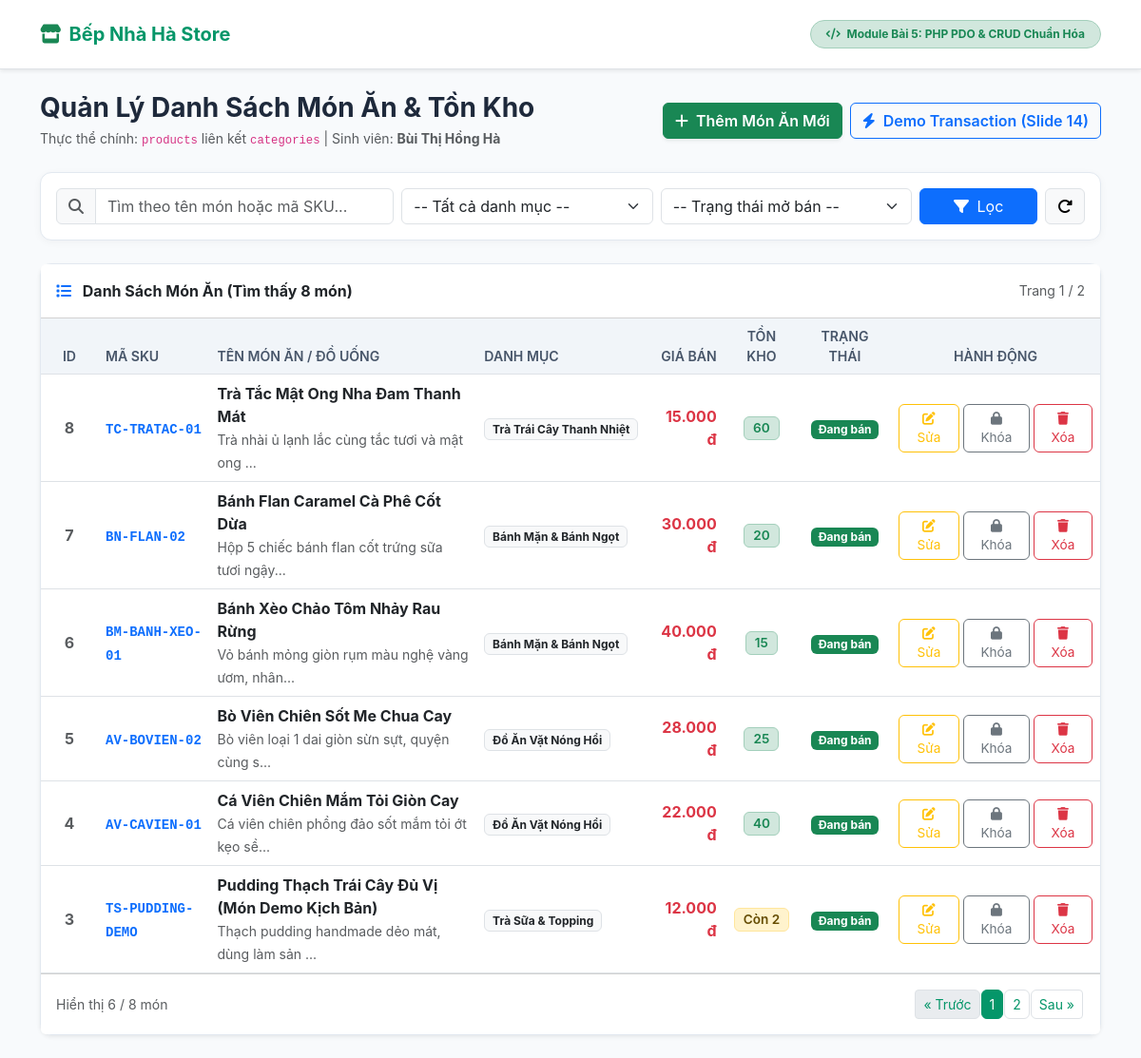
The page / on the database its author committed.
### tables this page shows
CREATE TABLE `products` (
    `id` INT AUTO_INCREMENT PRIMARY KEY,
    `category_id` INT NOT NULL COMMENT 'Thuộc danh mục',
    `product_code` VARCHAR(50) NOT NULL UNIQUE COMMENT 'Mã SKU quản lý',
    `name` VARCHAR(200) NOT NULL COMMENT 'Tên món ăn / đồ uống',
    `slug` VARCHAR(250) NOT NULL UNIQUE COMMENT 'Đường dẫn SEO',
    `description` TEXT NULL COMMENT 'Mô tả chi tiết',
    `original_price` DECIMAL(12,2) NOT NULL DEFAULT 0.00 COMMENT 'Giá gốc',
    `sale_price` DECIMAL(12,2) NOT NULL DEFAULT 0.00 COMMENT 'Giá bán khuyến mãi',
    `stock_quantity` INT NOT NULL DEFAULT 0 COMMENT 'Số lượng tồn kho khả dụng',
    `image_url` VARCHAR(255) NULL COMMENT 'Đường dẫn ảnh món',
    `is_published` TINYINT(1) NOT NULL DEFAULT 1 COMMENT '1: Mở bán, 0: Tạm khóa bán',
    `created_at` DATETIME NOT NULL DEFAULT CURRENT_TIMESTAMP,
    `updated_at` DATETIME NOT NULL DEFAULT CURRENT_TIMESTAMP ON UPDATE CURRENT_TIMESTAMP,
    CONSTRAINT `fk_products_categories` FOREIGN KEY (`category_id`) REFERENCES `categories` (`id`) ON DELETE RESTRICT ON UPDATE CASCADE,
    CONSTRAINT `chk_stock_positive` CHECK (`stock_quantity` >= 0),
    CONSTRAINT `chk_price_positive` CHECK (`sale_price` >= 0)
);

CREATE TABLE `categories` (
    `id` INT AUTO_INCREMENT PRIMARY KEY,
    `name` VARCHAR(120) NOT NULL COMMENT 'Tên danh mục món',
    `slug` VARCHAR(150) NOT NULL UNIQUE COMMENT 'Đường dẫn tĩnh phục vụ SEO',
    `description` TEXT NULL COMMENT 'Mô tả danh mục',
    `is_active` TINYINT(1) NOT NULL DEFAULT 1 COMMENT 'Trạng thái hiển thị',
    `display_order` INT NOT NULL DEFAULT 0 COMMENT 'Thứ tự ưu tiên hiển thị',
    `created_at` DATETIME NOT NULL DEFAULT CURRENT_TIMESTAMP
);

### index.php (called while the page is built)
<?php
require_once __DIR__ . '/controllers/ProductController.php';

### models/Product.php (called while the page is built, shortened)
<?php
function findActiveProducts(array $filters = [], int $page = 1, int $perPage = 6): array
{
    $pdo = getPDO();
    $page = max(1, $page);
    $offset = ($page - 1) * $perPage;
    $where = ['1=1'];
    $params = [];
    $whereSql = implode(' AND ', $where);
    $sql = "SELECT p.*, c.name AS category_name
            FROM `products` p
            LEFT JOIN `categories` c ON p.category_id = c.id
            WHERE $whereSql
            ORDER BY p.id DESC
            LIMIT :limit OFFSET :offset";
    $stmt = $pdo->prepare($sql);
    $stmt->bindValue(':limit', $perPage, PDO::PARAM_INT);
    $stmt->bindValue(':offset', $offset, PDO::PARAM_INT);
    $stmt->execute();
    return $stmt->fetchAll();
}
function countActiveProducts(array $filters = []): int
{
    $pdo = getPDO();
    $where = ['1=1'];
    $params = [];
    $whereSql = implode(' AND ', $where);
    $sql = "SELECT COUNT(*) FROM `products` p WHERE $whereSql";
    $stmt = $pdo->prepare($sql);
    $stmt->execute($params);
    return (int)$stmt->fetchColumn();
}

### views/product_list.php (the view, shortened to what this page needs)
<!DOCTYPE html>
<html lang="vi">
<head>
    <link rel="stylesheet" href="https://cdn.jsdelivr.net/npm/bootstrap@5.3.0/dist/css/bootstrap.min.css">
    <link rel="stylesheet" href="https://cdnjs.cloudflare.com/ajax/libs/font-awesome/6.4.0/css/all.min.css">
</head>
<body>
<nav class="navbar navbar-expand-lg navbar-white bg-white border-bottom shadow-sm py-3">
    <div class="container">
        <a class="navbar-brand d-flex align-items-center" href="index.php">
            <i class="fa-solid fa-store me-2 text-success"></i> Bếp Nhà Hà Store
        </a>
        <span class="badge bg-success-subtle text-success border border-success-subtle px-3 py-2 rounded-pill">
            <i class="fa-solid fa-code me-1"></i> Module Bài 5: PHP PDO & CRUD Chuẩn Hóa
        </span>
    </div>
</nav>
<div class="container my-4">
    <div class="d-flex flex-wrap justify-content-between align-items-center mb-4 gap-3">
        <div>
            <h3 class="fw-bold mb-1">Quản Lý Danh Sách Món Ăn & Tồn Kho</h3>
            <p class="text-muted small mb-0">Thực thể chính: <code>products</code> liên kết <code>categories</code> | Sinh viên: <strong>Bùi Thị Hồng Hà</strong></p>
        </div>
        <div class="d-flex gap-2">
            <a href="index.php?action=create" class="btn btn-success fw-semibold shadow-sm">
                <i class="fa-solid fa-plus me-1"></i> Thêm Món Ăn Mới
            </a>
            <button type="button" class="btn btn-outline-primary fw-semibold" data-bs-toggle="modal" data-bs-target="#transactionDemoModal">
                <i class="fa-solid fa-bolt me-1"></i> Demo Transaction (Slide 14)
            </button>
        </div>
    </div>
    <div class="card mb-4">
        <div class="card-body p-3">
            <form action="index.php" method="GET" class="row g-2 align-items-center">
                <div class="col-md-4">
                    <div class="input-group">
                        <span class="input-group-text bg-light"><i class="fa-solid fa-magnifying-glass text-muted"></i></span>
                        <input type="text" name="keyword" class="form-control" placeholder="Tìm theo tên món hoặc mã SKU..." value="<?= htmlspecialchars($filters['keyword'] ?? '') ?>">
                    </div>
                </div>
                <div class="col-md-3">
                    <select name="category_id" class="form-select">
                        <option value="">-- Tất cả danh mục --</option>
                    </select>
                </div>
                <div class="col-md-3">
                    <select name="is_published" class="form-select">
                        <option value="">-- Trạng thái mở bán --</option>
                    </select>
                </div>
                <div class="col-md-2 d-flex gap-2">
                    <button type="submit" class="btn btn-primary w-100"><i class="fa-solid fa-filter me-1"></i> Lọc</button>
                    <a href="index.php" class="btn btn-light border"><i class="fa-solid fa-rotate-right"></i></a>
                </div>
            </form>
        </div>
    </div>
    <div class="card shadow-sm mb-4">
        <div class="card-header bg-white py-3 d-flex justify-content-between align-items-center">
            <span class="fw-bold"><i class="fa-solid fa-list me-2 text-primary"></i> Danh Sách Món Ăn (Tìm thấy <?= $totalRecords ?> món)</span>
            <span class="text-muted small">Trang <?= $page ?> / <?= max(1, $totalPages) ?></span>
        </div>
        <div class="table-responsive">
            <table class="table table-hover align-middle mb-0">
                <thead>
                    <tr>
                        <th class="text-center" style="width: 60px;">ID</th>
                        <th>Mã SKU</th>
                        <th>Tên Món Ăn / Đồ Uống</th>
                        <th>Danh Mục</th>
                        <th class="text-end">Giá Bán</th>
                        <th class="text-center">Tồn Kho</th>
                        <th class="text-center">Trạng Thái</th>
                        <th class="text-center" style="width: 220px;">Hành Động</th>
                    </tr>
                </thead>
                <tbody>
                    <?php if (empty($products)): ?>
                        <tr>
                            <td colspan="8" class="text-center py-5 text-muted">
                                <i class="fa-regular fa-folder-open fa-3x mb-3 text-secondary"></i>
                                <p class="mb-0">Không tìm thấy sản phẩm nào phù hợp với bộ lọc!</p>
                            </td>
                        </tr>
                    <?php else: ?>
                        <?php foreach ($products as $p): ?>
                            <tr>
                                <td class="text-center fw-bold text-muted"><?= $p['id'] ?></td>
                                <td><code class="text-primary fw-semibold"><?= htmlspecialchars($p['product_code']) ?></code></td>
                                <td>
                                    <div class="fw-bold text-dark"><?= htmlspecialchars($p['name']) ?></div>
                                    <small class="text-muted"><?= htmlspecialchars(mb_substr($p['description'] ?? '', 0, 45, 'UTF-8')) ?>...</small>
                                </td>
                                <td><span class="badge bg-light text-dark border"><?= htmlspecialchars($p['category_name'] ?? 'Chưa phân loại') ?></span></td>
                                <td class="text-end fw-bold text-danger"><?= number_format($p['sale_price'], 0, ',', '.') ?> đ</td>
                                <td class="text-center">
                                    <?php if ((int)$p['stock_quantity'] > 5): ?>
                                        <span class="badge bg-success-subtle text-success border border-success-subtle badge-stock"><?= $p['stock_quantity'] ?></span>
                                    <?php elseif ((int)$p['stock_quantity'] > 0): ?>
                                        <span class="badge bg-warning-subtle text-warning-emphasis border border-warning-subtle badge-stock">Còn <?= $p['stock_quantity'] ?></span>
                                    <?php else: ?>
                                        <span class="badge bg-danger-subtle text-danger border border-danger-subtle badge-stock">Hết hàng (0)</span>
                                    <?php endif; ?>
                                </td>
                                <td class="text-center">
                                    <?php if ((int)$p['is_published'] === 1): ?>
                                        <span class="badge bg-success">Đang bán</span>
                                    <?php else: ?>
                                        <span class="badge bg-secondary">Khóa bán</span>
                                    <?php endif; ?>
                                </td>
                                <td class="text-center">
                                    <div class="d-flex justify-content-center gap-1">
                                        <a href="index.php?action=edit&id=<?= $p['id'] ?>" class="btn btn-outline-warning btn-action" title="Sửa thông tin món">
                                            <i class="fa-solid fa-pen-to-square"></i> Sửa
                                        </a>
                                        <form action="index.php?action=toggle_status" method="POST" class="d-inline" onsubmit="return confirm('Bạn có chắc muốn <?= (int)$p['is_published'] === 1 ? 'Khóa bán' : 'Mở bán' ?> món này?');">
                                            <?php if ((int)$p['is_published'] === 1): ?>
                                                <button type="submit" class="btn btn-outline-secondary btn-action" title="Khóa bán món này"><i class="fa-solid fa-lock"></i> Khóa</button>
                                            <?php else: ?>
                                                <button type="submit" class="btn btn-outline-success btn-action" title="Mở bán món này"><i class="fa-solid fa-lock-open"></i> Mở</button>
                                            <?php endif; ?>
                                        </form>
                                        <form action="index.php?action=delete" method="POST" class="d-inline" onsubmit="return confirm('CẢNH BÁO: Bạn có chắc chắn muốn xóa món này? Thao tác không thể hoàn tác!');">
                                            <button type="submit" class="btn btn-outline-danger btn-action" title="Xóa món ăn"><i class="fa-solid fa-trash"></i> Xóa</button>
                                        </form>
                                    </div>
                                </td>
                            </tr>
                        <?php endforeach; ?>
                    <?php endif; ?>
                </tbody>
            </table>
        </div>
        <?php if ($totalPages > 1): ?>
            <div class="card-footer bg-white d-flex justify-content-between align-items-center py-3">
                <div class="small text-muted">
                    Hiển thị <?= count($products) ?> / <?= $totalRecords ?> món
                </div>
                <nav>
                    <ul class="pagination pagination-sm mb-0">
                        <li class="page-item <?= $page <= 1 ? 'disabled' : '' ?>">
                            <a class="page-link" href="index.php?action=index&page=<?= $page - 1 ?>&keyword=<?= urlencode($filters['keyword']) ?>&category_id=<?= $filters['category_id'] ?>&is_published=<?= $filters['is_published'] ?>">« Trước</a>
                        </li>
                        <?php for ($i = 1; $i <= $totalPages; $i++): ?>
                            <li class="page-item <?= $i == $page ? 'active' : '' ?>">
                                <a class="page-link" href="index.php?action=index&page=<?= $i ?>&keyword=<?= urlencode($filters['keyword']) ?>&category_id=<?= $filters['category_id'] ?>&is_published=<?= $filters['is_published'] ?>"><?= $i ?></a>
                            </li>
                        <?php endfor; ?>
                        <li class="page-item <?= $page >= $totalPages ? 'disabled' : '' ?>">
                            <a class="page-link" href="index.php?action=index&page=<?= $page + 1 ?>&keyword=<?= urlencode($filters['keyword']) ?>&category_id=<?= $filters['category_id'] ?>&is_published=<?= $filters['is_published'] ?>">Sau »</a>
                        </li>
                    </ul>
                </nav>
            </div>
        <?php endif; ?>
    </div>
</div>
</body>
</html>

### controllers/ProductController.php (shortened to what this page needs)
<?php
require_once __DIR__ . '/../models/Product.php';
$action = $_GET['action'] ?? 'index';
switch ($action) {
    case 'index':
        $keyword = trim($_GET['keyword'] ?? '');
        $categoryId = isset($_GET['category_id']) && $_GET['category_id'] !== '' ? (int)$_GET['category_id'] : null;
        $status = isset($_GET['is_published']) && $_GET['is_published'] !== '' ? (int)$_GET['is_published'] : null;
        $filters = [
            'keyword'      => $keyword,
            'category_id'  => $categoryId,
            'is_published' => $status
        ];
        $page = isset($_GET['page']) ? (int)$_GET['page'] : 1;
        $page = max(1, $page);
        $perPage = 6;
        $totalRecords = countActiveProducts($filters);
        $totalPages = (int)ceil($totalRecords / $perPage);
        $products = findActiveProducts($filters, $page, $perPage);
        require __DIR__ . '/../views/product_list.php';
        break;
}

### views/product_list.php (style rules this page uses)
body { background-color: #f8fafc; font-family: -apple-system, BlinkMacSystemFont, "Segoe UI", Roboto, sans-serif; color: #1e293b; }
.navbar-brand { font-weight: 700; color: #059669 !important; font-size: 1.25rem; }
.card { border-radius: 12px; border: 1px solid #e2e8f0; box-shadow: 0 2px 8px rgba(0,0,0,0.04); }
.table th { background-color: #f1f5f9; color: #475569; font-weight: 600; font-size: 0.88rem; text-transform: uppercase; }
.badge-stock { font-size: 0.85rem; padding: 5px 9px; font-weight: 600; }
.btn-action { padding: 4px 10px; font-size: 0.85rem; border-radius: 6px; }
.pagination .page-link { color: #059669; border-radius: 6px; margin: 0 2px; }
.pagination .page-item.active .page-link { background-color: #059669; border-color: #059669; color: #fff; }

### rows shown on the page
products: id "8", product_code "TC-TRATAC-01", name "Trà Tắc Mật Ong Nha Đam Thanh Mát", description "Trà nhài ủ lạnh lắc cùng tắc tươi và mật ong", category.name "Trà Trái Cây Thanh Nhiệt", sale_price "15.000", stock_quantity "60", is_published "Đang bán"
products: id "7", product_code "BN-FLAN-02", name "Bánh Flan Caramel Cà Phê Cốt Dừa", description "Hộp 5 chiếc bánh flan cốt trứng sữa tươi ngậy", category.name "Bánh Mặn & Bánh Ngọt", sale_price "30.000", stock_quantity "20", is_published "Đang bán"
products: id "6", product_code "BM-BANH-XEO-01", name "Bánh Xèo Chảo Tôm Nhảy Rau Rừng", description "Vỏ bánh mỏng giòn rụm màu nghệ vàng ươm, nhân", category.name "Bánh Mặn & Bánh Ngọt", sale_price "40.000", stock_quantity "15", is_published "Đang bán"
products: id "5", product_code "AV-BOVIEN-02", name "Bò Viên Chiên Sốt Me Chua Cay", description "Bò viên loại 1 dai giòn sừn sựt, quyện cùng s", category.name "Đồ Ăn Vặt Nóng Hổi", sale_price "28.000", stock_quantity "25", is_published "Đang bán"
products: id "4", product_code "AV-CAVIEN-01", name "Cá Viên Chiên Mắm Tỏi Giòn Cay", description "Cá viên chiên phồng đảo sốt mắm tỏi ớt kẹo sề", category.name "Đồ Ăn Vặt Nóng Hổi", sale_price "22.000", stock_quantity "40", is_published "Đang bán"
products: id "3", product_code "TS-PUDDING-DEMO", name "Pudding Thạch Trái Cây Đủ Vị (Món Demo Kịch Bản)", description "Thạch pudding handmade dẻo mát, dùng làm sản", category.name "Trà Sữa & Topping", sale_price "12.000", stock_quantity "2", is_published "Đang bán"

### other values the page prints
$totalRecords "8"
$page "1"
max(1, $totalPages) "2"
count($products) "6"
